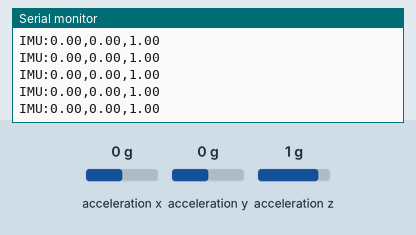
Recording of a sketch running on a simulated Arduino Uno, built with avr-gcc and run on an emulated ATmega328P. Shown: the last lines printed to the serial monitor. The inputs (shaded band) are chosen by the test bench; at power-on: acceleration x 0 g, acceleration y 0 g, acceleration z 1 g.

Above: at 1.2 s.
1.3 s: acceleration x set to -1.4 g
At 2.1 s:
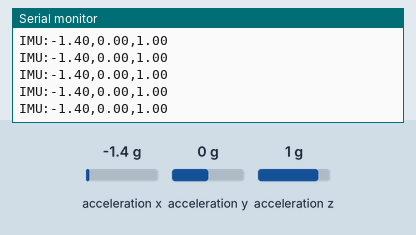
2.8 s: acceleration y set to -1.4 g
At 3.5 s:
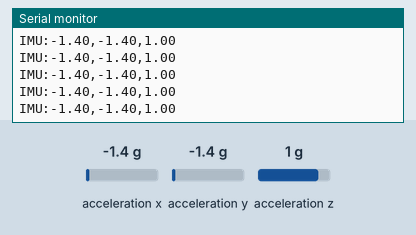
4.3 s: acceleration z set to -1.4 g
At 5.4 s:
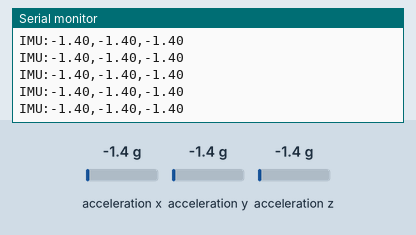

The sketch:

Record.ino
```cpp
#include "LSM6DS3.h"
#include "Wire.h"

//Create a instance of class LSM6DS3
LSM6DS3 myIMU(I2C_MODE, 0x6A);    //I2C device address 0x6A

// For timing control
unsigned long previousMillis = 0;
float sampleRate = 100.0;
unsigned long interval;   // Will be calculated based on sample rate

void setup() {
    // put your setup code here, to run once:
    Serial.begin(115200);
    while (!Serial);

    // Calculate interval in ms from sample rate in Hz
    interval = (unsigned long)(1000.0 / sampleRate);

    //Call .begin() to configure the IMUs
    if (myIMU.begin() != 0) {
        Serial.println("Device error");
    } else {
        Serial.println("Device OK!");
        Serial.print("Sample rate set to: ");
        Serial.print(sampleRate);
        Serial.println(" Hz");
    }
}

void loop() {
  unsigned long currentMillis = millis();

  // Only send data at the specified sample rate
  if (currentMillis - previousMillis >= interval) {
    previousMillis = currentMillis;

    Serial.print("IMU:");
    Serial.print(myIMU.readFloatAccelX());
    Serial.print(",");
    Serial.print(myIMU.readFloatAccelY());
    Serial.print(",");
    Serial.print(myIMU.readFloatAccelZ());
    Serial.print("\n");
  }
}
```

Measured:
- after the input at 1.3 s, the serial monitor: prints a new line at once (image 1)
- after the input at 2.8 s, the serial monitor: prints a new line at once (image 2)
- after the input at 4.3 s, the serial monitor: prints a new line at once (image 3)
